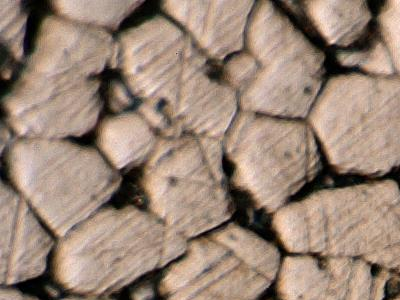
#> input picture images/A_01_01.png, 400 x 300 px
$ python -i ground_truth_analysis.py   (imports and definitions only)
#> lines starting #> are read from the running program, lines starting #| are printed output that depends on the picture; after the words box and inside, x2 and y2 are one past the last pixel; in counts of white or black regions, pixels touching at a corner belong together
# utils/ground_truth_analysis.py

import cv2
import numpy as np
import math
import os
import sys
# If skimage isn't in your env, you can use cv2.ximgproc.thinning instead
from skimage.morphology import skeletonize

sys.path.append(os.path.dirname(os.path.dirname(os.path.abspath(__file__))))
from config import SEGMENTED_DIR, MICRONS_PER_PIXEL, NUM_TEST_LINES

def compute_gt_skeleton(seg_path):
    """
    Convert ground truth filled-region image into a 1-pixel wide boundary skeleton.
    """
#> called with seg_path = '../images/A_01_01.png'
    seg = cv2.imread(seg_path, cv2.IMREAD_GRAYSCALE)
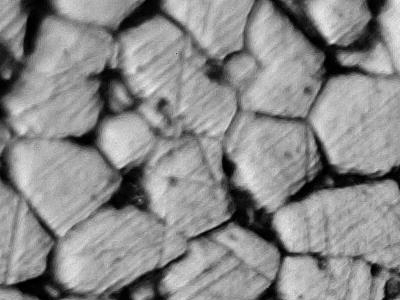
#> seg: shape (300, 400); min 0, max 239, mean 138.2
    if seg is None:
        return None

    _, binary = cv2.threshold(seg, 127, 255, cv2.THRESH_BINARY)
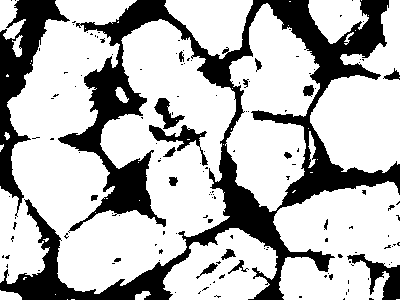
#> binary: shape (300, 400); 71.7% white; 144 black regions (124 under 20 px), largest, box (x1, y1, x2, y2) and area: (0, 0, 400, 300) 26306, (0, 0, 70, 217) 4389, (347, 254, 400, 300) 909

    # 1. Get boundaries (Canny or simple morphological gradient)
    boundaries = cv2.Canny(binary, 10, 50)
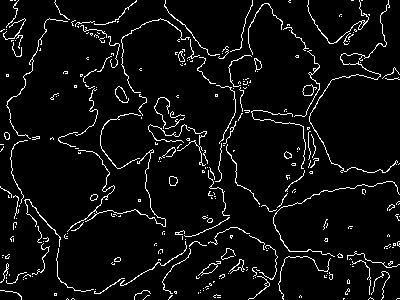
#> boundaries: shape (300, 400); 5.5% white in thin lines or dots

    # 2. Convert to boolean for skimage, then skeletonize to strictly 1-pixel width
    # This replaces the dilation step which ruins junction topology
    bool_boundaries = boundaries > 0
#> bool_boundaries: shape (300, 400) bool; 5.5% white in thin lines or dots
    skeleton = skeletonize(bool_boundaries)
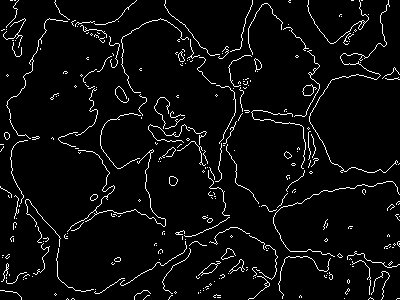
#> skeleton: shape (300, 400) bool; 4.7% white in thin lines or dots

    # Convert back to uint8 for OpenCV compatibility
    skeleton_uint8 = (skeleton * 255).astype(np.uint8)
#> skeleton_uint8: shape (300, 400); 4.7% white in thin lines or dots

    return skeleton_uint8, seg

# [85 lines left out: functions get_crossing_number, analyze_ground_truth, not called in this run]

>>> result = compute_gt_skeleton('../images/A_01_01.png')

$ run again, on images/A_01_02.png
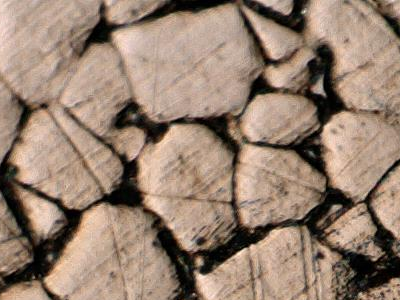
#> input picture images/A_01_02.png, 400 x 300 px
#> in compute_gt_skeleton, `_, binary = cv2.threshold(seg, 127, 255, cv2.THRESH_BINARY)`:
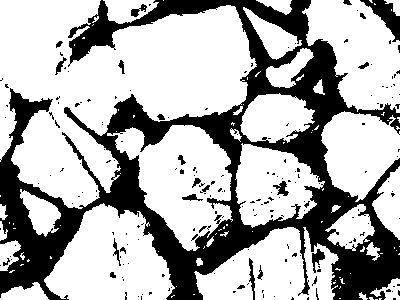
#> binary: shape (300, 400); 68.7% white; 193 black regions (169 under 20 px), largest, box (x1, y1, x2, y2) and area: (0, 0, 400, 300) 35027, (360, 0, 400, 42) 641, (312, 249, 325, 273) 144
#> boundaries: shape (300, 400); 6.4% white in thin lines or dots
#> bool_boundaries: shape (300, 400) bool; 6.4% white in thin lines or dots
#> in compute_gt_skeleton, `skeleton = skeletonize(bool_boundaries)`:
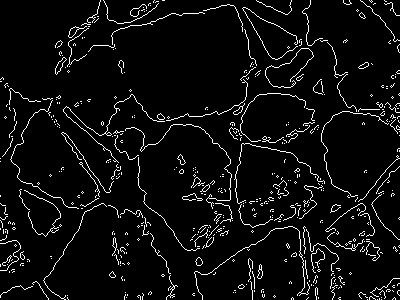
#> skeleton: shape (300, 400) bool; 5.4% white in thin lines or dots
#> skeleton_uint8: shape (300, 400); 5.4% white in thin lines or dots

$ run again, on images/A_01_03.png
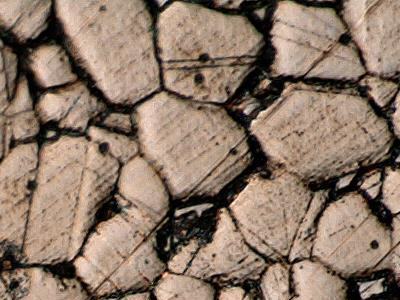
#> input picture images/A_01_03.png, 400 x 300 px
#> in compute_gt_skeleton, `_, binary = cv2.threshold(seg, 127, 255, cv2.THRESH_BINARY)`:
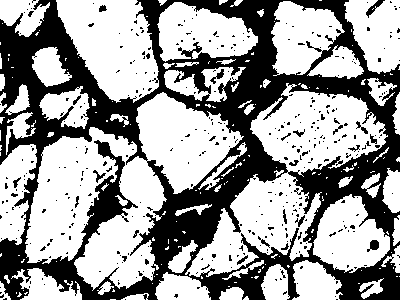
#> binary: shape (300, 400); 61.6% white; 382 black regions (359 under 20 px), largest, box (x1, y1, x2, y2) and area: (0, 0, 400, 300) 43590, (366, 0, 385, 18) 102, (367, 240, 379, 252) 87
#> boundaries: shape (300, 400); 9.7% white in thin lines or dots
#> bool_boundaries: shape (300, 400) bool; 9.7% white in thin lines or dots
#> in compute_gt_skeleton, `skeleton = skeletonize(bool_boundaries)`:
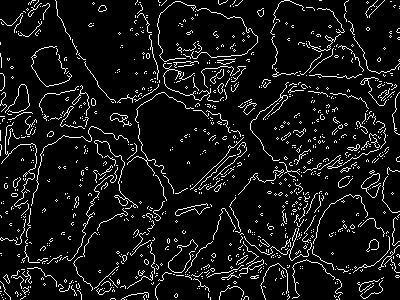
#> skeleton: shape (300, 400) bool; 8.2% white in thin lines or dots
#> skeleton_uint8: shape (300, 400); 8.2% white in thin lines or dots

$ run again, on images/A_02_01.png
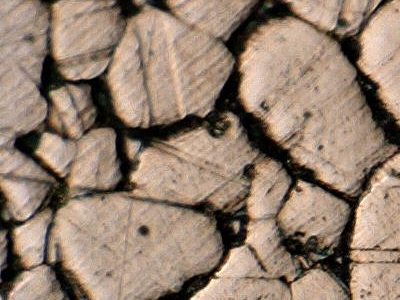
#> input picture images/A_02_01.png, 400 x 300 px
#> in compute_gt_skeleton, `_, binary = cv2.threshold(seg, 127, 255, cv2.THRESH_BINARY)`:
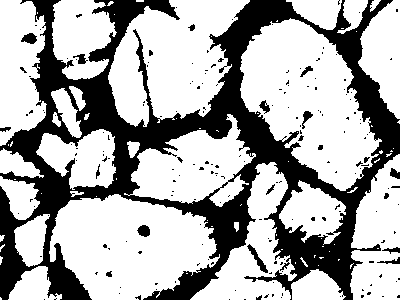
#> binary: shape (300, 400); 67.6% white; 192 black regions (172 under 20 px), largest, box (x1, y1, x2, y2) and area: (0, 0, 400, 300) 37019, (247, 244, 268, 273) 161, (21, 33, 37, 44) 119
#> boundaries: shape (300, 400); 6.5% white in thin lines or dots
#> bool_boundaries: shape (300, 400) bool; 6.5% white in thin lines or dots
#> in compute_gt_skeleton, `skeleton = skeletonize(bool_boundaries)`:
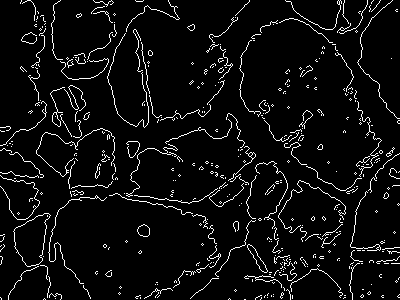
#> skeleton: shape (300, 400) bool; 5.6% white in thin lines or dots
#> skeleton_uint8: shape (300, 400); 5.6% white in thin lines or dots
